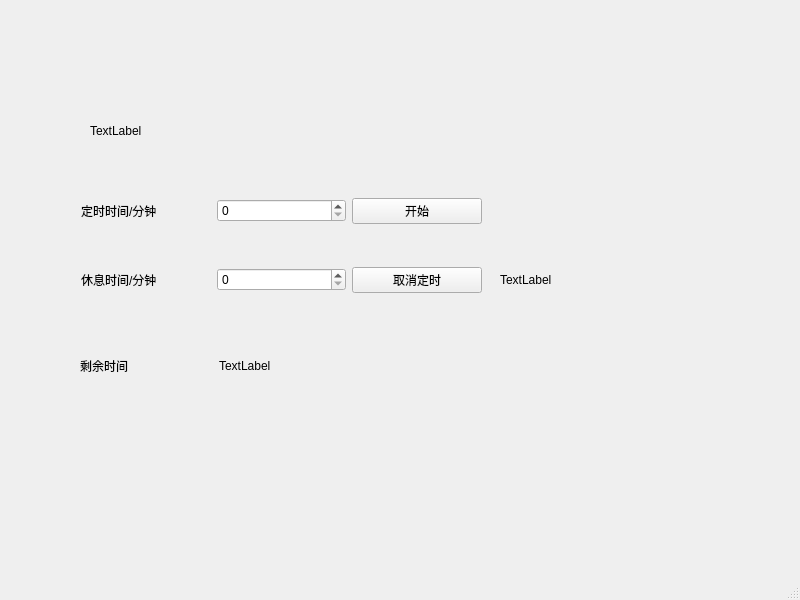
<?xml version="1.0" encoding="UTF-8"?>
<ui version="4.0">
 <class>MainWindow</class>
 <widget class="QMainWindow" name="MainWindow">
  <property name="geometry">
   <rect>
    <x>0</x>
    <y>0</y>
    <width>800</width>
    <height>600</height>
   </rect>
  </property>
  <property name="windowTitle">
   <string>MainWindow</string>
  </property>
  <widget class="QWidget" name="centralwidget">
   <widget class="QWidget" name="layoutWidget">
    <property name="geometry">
     <rect>
      <x>81</x>
      <y>161</y>
      <width>401</width>
      <height>171</height>
     </rect>
    </property>
    <layout class="QGridLayout" name="gridLayout">
     <item row="0" column="0">
      <widget class="QLabel" name="label">
       <property name="text">
        <string>定时时间/分钟</string>
       </property>
      </widget>
     </item>
     <item row="0" column="1">
      <widget class="QSpinBox" name="spinWork"/>
     </item>
     <item row="0" column="2">
      <widget class="QPushButton" name="btnStart">
       <property name="text">
        <string>开始</string>
       </property>
      </widget>
     </item>
     <item row="1" column="0">
      <widget class="QLabel" name="label_2">
       <property name="text">
        <string>休息时间/分钟</string>
       </property>
      </widget>
     </item>
     <item row="1" column="1">
      <widget class="QSpinBox" name="spinRest"/>
     </item>
     <item row="1" column="2">
      <widget class="QPushButton" name="btnCancel">
       <property name="text">
        <string>取消定时</string>
       </property>
      </widget>
     </item>
    </layout>
   </widget>
   <widget class="QLabel" name="statusLabel">
    <property name="geometry">
     <rect>
      <x>90</x>
      <y>120</y>
      <width>371</width>
      <height>21</height>
     </rect>
    </property>
    <property name="text">
     <string>TextLabel</string>
    </property>
   </widget>
   <widget class="QLabel" name="resttimelabel">
    <property name="geometry">
     <rect>
      <x>500</x>
      <y>270</y>
      <width>69</width>
      <height>19</height>
     </rect>
    </property>
    <property name="text">
     <string>TextLabel</string>
    </property>
   </widget>
   <widget class="QWidget" name="">
    <property name="geometry">
     <rect>
      <x>80</x>
      <y>340</y>
      <width>271</width>
      <height>51</height>
     </rect>
    </property>
    <layout class="QHBoxLayout" name="horizontalLayout">
     <item>
      <widget class="QLabel" name="label_3">
       <property name="text">
        <string>剩余时间</string>
       </property>
      </widget>
     </item>
     <item>
      <widget class="QLabel" name="surpluslabel">
       <property name="text">
        <string>TextLabel</string>
       </property>
      </widget>
     </item>
    </layout>
   </widget>
  </widget>
  <widget class="QMenuBar" name="menubar">
   <property name="geometry">
    <rect>
     <x>0</x>
     <y>0</y>
     <width>800</width>
     <height>25</height>
    </rect>
   </property>
  </widget>
  <widget class="QStatusBar" name="statusbar"/>
 </widget>
 <resources/>
 <connections/>
</ui>
